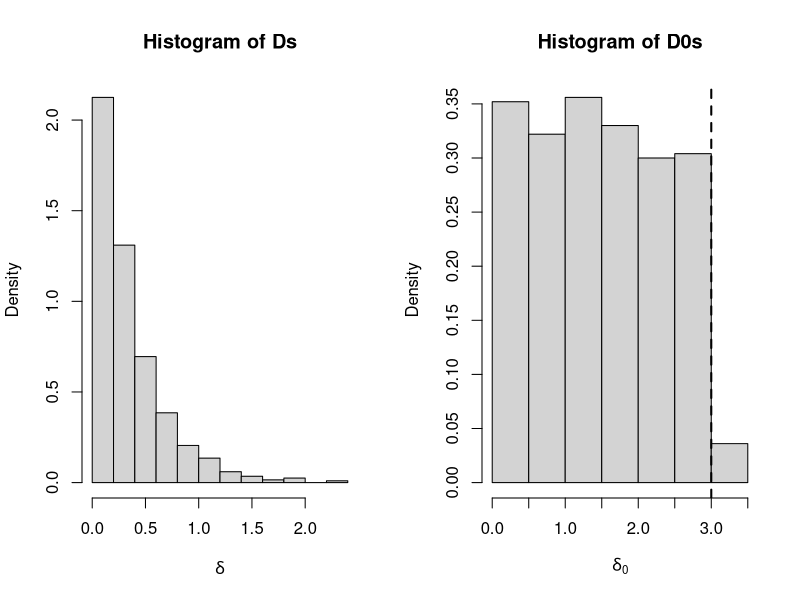

Write the R code that produced this figure.
### X1, ..., Xn ~ exponencial(lambda)
## Estimadores
delta <- function(samp) samp[1]
delta0 <- function(samp){ ## estimador melhorado por Rao-Blackwell
  s <- sum(samp)
  x1 <- samp[1]
  n <- length(samp)
  # est <- (n-1)/s * (1 - x1/s)^(n-2)
  est <- exp( ## versão numericamente estável
    log(n-1)-log(s) + (n-2)*log1p(- x1/s)
  )
  return(est)
}

## Simulando dados
Nsim <- 1000
N <- 500
lambda <- 3

amostras <- matrix(rexp(n = Nsim*N, rate = lambda),
                   ncol = N, nrow = Nsim)

### Aplicando os estimadores

Ds <- apply(amostras, 1, delta)
D0s <- apply(amostras, 1, delta0)

par(mfrow = c(1, 2))
hist(Ds, probability = TRUE,
     xlab = expression(delta))
abline(v = lambda, lwd = 2, lty = 2)

hist(D0s, probability = TRUE,
     xlab = expression(delta[0]))
abline(v = lambda, lwd = 2, lty = 2)

## EQM

mean((Ds-lambda)^2)
mean((D0s-lambda)^2)

mean(Ds)
mean(D0s)

var(Ds)
var(D0s)
